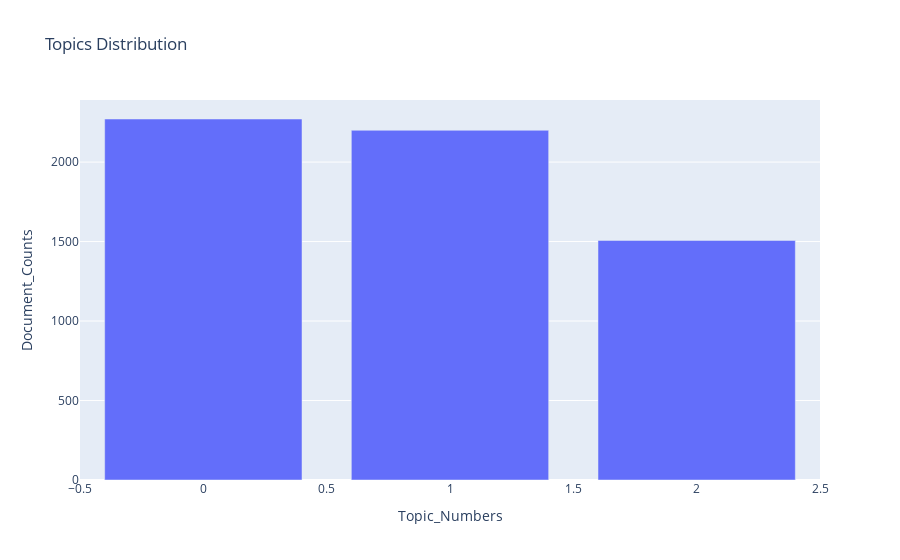

The notebook cell saved with this chart:
### Markdown cell above
Topics that can be inferred are:

1. Topic Number: 0
   - Probable topic title: Issue Resolutions by Company
   - Key terms: 'support_team, thanks, soon_thanks, forwarded_request, dm_contact, contact_details, kindly_dm, touch_shortly, details_touch, team'

<br>

2. Topic Number: 1
   - Probable topic title: Company Perception
   - Key terms: 'service, payment, team, new, best, company, days, customer, money, machine'

<br>

3. Topic Number: 2
   - Probable topic title: *Not a good topic*
   - Key terms: 'join, biggest_networks, participating_banks, debit_cards, firstofitskind_emi, increase_sales, thanks, monthly_installment, emi_equated, ans'

The third topic has mostly funding related tweets which has increased the valuation of company.

### Code cell
post_dist, fig = processor.plot_topic_distribution(post_df_topic_sents_keywords)
fig.show()

### Figure 1 — Plotly figure (JSON) as saved in the notebook; plotly's stock layout.template omitted (floating-point values rounded to 4 significant figures)
{"data": [{"alignmentgroup": "True", "hovertemplate": "Topic_Numbers=%{x}<br>Document_Counts=%{y}<extra></extra>", "legendgroup": "", "marker": {"color": "#636efa", "pattern": {"shape": ""}}, "name": "", "offsetgroup": "", "orientation": "v", "showlegend": false, "textposition": "auto", "type": "bar", "x": [0, 1, 2], "xaxis": "x", "y": [2271, 2200, 1507], "yaxis": "y"}], "layout": {"barmode": "relative", "legend": {"tracegroupgap": 0}, "title": {"text": "Topics Distribution"}, "xaxis": {"anchor": "y", "domain": [0, 1], "title": {"text": "Topic_Numbers"}}, "yaxis": {"anchor": "x", "domain": [0, 1], "title": {"text": "Document_Counts"}}}}
